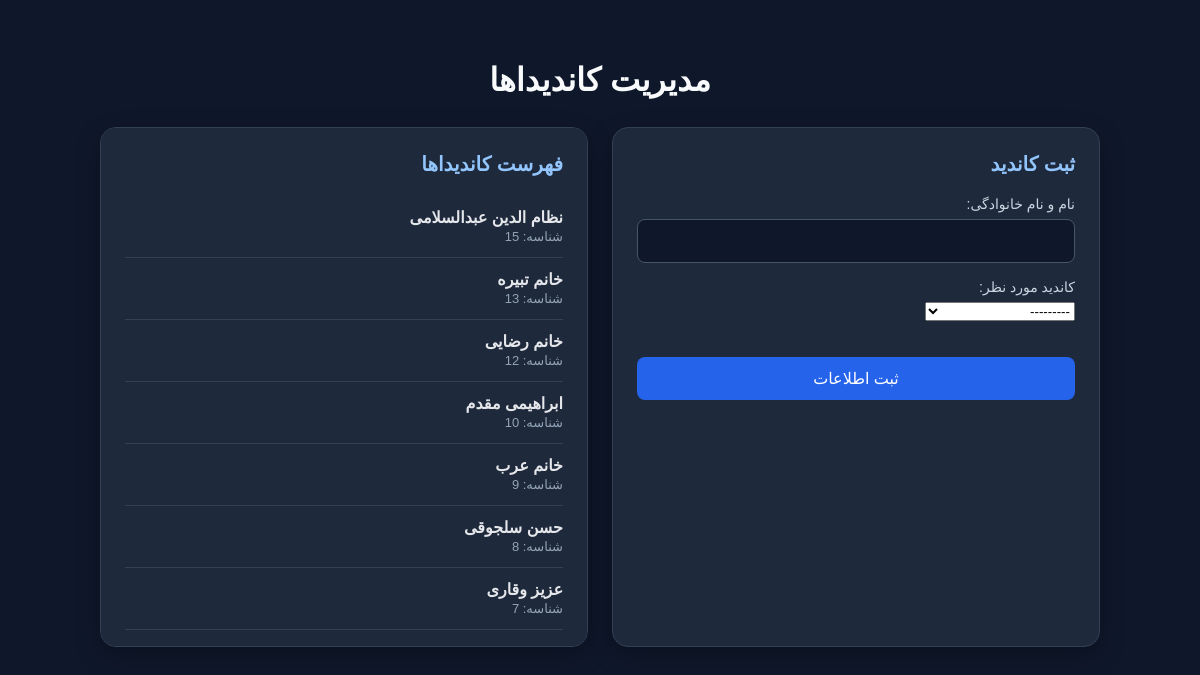
/counter/, run on the app's committed database.
### manager/models.py (models this page shows)
class Candidates(models.Model):
    fullname = models.CharField(max_length=400)
    created = models.DateTimeField(auto_now_add=True)
    def __str__(self):
        return self.fullname

### counter/views.py (the view)
# urls.py: path('counter/', views.vote_user, name="vote_user")
def vote_user(request):
    context = {
        "candidates": Candidates.objects.all().order_by("-id")
    }
    if request.method == "POST":
        form = VoteForms(request.POST)
        if form.is_valid():
            form.save()
            messages.success(request, "رای مورد نظر ثبت شد")
            return redirect("vote_user")
    else:
        form = VoteForms()
    context["form"] = form
    return render(request, "counter_user.html", context)

### counter/forms.py
class VoteForms(forms.ModelForm):
    class Meta:
        model = Vote
        fields = ["fullname", "candidate_id"]
        labels = {
            "fullname": "نام و نام خانوادگی",
            "candidate_id": "کاندید مورد نظر"
        }

### counter/templates/counter_user.html (shortened to what this page needs)
{% extends 'index.html' %}
{% block blockname %}
<main class="container">
    <h1>مدیریت کاندیداها</h1>
    <div class="boxes">
        <section class="box">
            <h2>ثبت کاندید</h2>
            <form method="post" action="{% url 'vote_user' %}">
                <div class="form-fields">
                    {{ form.as_p }}
                </div>
                <div class="form-actions">
                    <button class="button submit-button" type="submit">
                        ثبت اطلاعات
                    </button>
                </div>
            </form>
        </section>
        <section class="box">
            <h2>فهرست کاندیداها</h2>
            {% for candidate in candidates %}
            <div class="candidate">
                <strong>{{ candidate.fullname }}</strong><br>
                <span>شناسه: {{ candidate.id }}</span>
            </div>
            {% empty %}
            <p class="empty">هنوز کاندیدی ثبت نشده است.</p>
            {% endfor %}
        </section>
    </div>
</main>
{% endblock blockname %}

### templates/index.html (shortened to what this page needs)
<!DOCTYPE html>
<html lang="fa" dir="rtl">
<head>
</head>
<body>
    {% block blockname %}
    {% endblock blockname %}
</body>
</html>

### counter/templates/counter_user.html (style rules this page uses)
* { box-sizing: border-box; }
body { margin: 0; padding: 40px 20px; font-family: Tahoma, Arial, sans-serif; background: #0f172a; color: #e5e7eb; }
.container { max-width: 1000px; margin: auto; }
h1 { margin-bottom: 28px; text-align: center; color: #f8fafc; }
.boxes { display: grid; grid-template-columns: repeat(2, minmax(0, 1fr)); gap: 24px; align-items: stretch; }
.box { height: 520px; overflow-y: auto; padding: 24px; background: #1e293b; border: 1px solid #334155; border-radius: 16px; box-shadow: 0 8px 24px rgba(0, 0, 0, 0.25); }
.box h2 { margin-top: 0; margin-bottom: 20px; font-size: 20px; color: #93c5fd; }
label { display: block; margin: 14px 0 7px; font-size: 14px; color: #cbd5e1; }
input { width: 100%; padding: 12px; border: 1px solid #475569; border-radius: 8px; background: #0f172a; color: #f8fafc; font: inherit; }
button { width: 100%; margin-top: 20px; padding: 12px; border: 0; border-radius: 8px; background: #2563eb; color: white; font: inherit; cursor: pointer; transition: background-color 0.2s ease; }
.candidate { padding: 12px 0; border-bottom: 1px solid #334155; }
.candidate span, .empty { color: #94a3b8; font-size: 13px; }

### data on the page
Candidates: fullname "نظام الدین عبدالسلامی", id "15"
Candidates: fullname "خانم تبیره", id "13"
Candidates: fullname "خانم رضایی", id "12"
Candidates: fullname "ابراهیمی مقدم", id "10"
Candidates: fullname "خانم عرب", id "9"
Candidates: fullname "حسن سلجوقی", id "8"
Candidates: fullname "عزیز وقاری", id "7"
